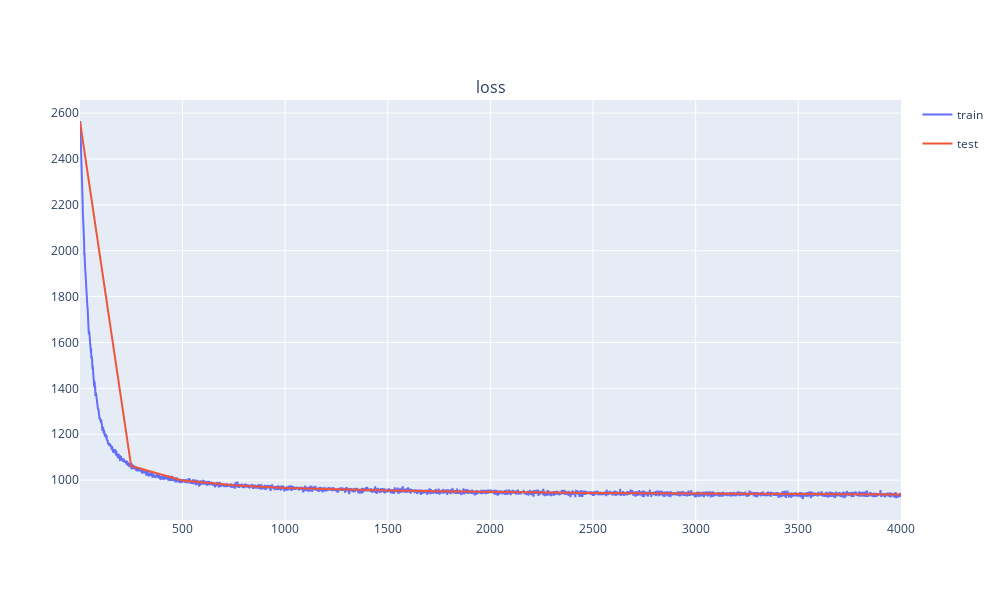

The cell this chart's notebook holds for it:
### Code cell
display_no_widgets(plotter)

### Figure 1 — Plotly figure (JSON) as saved in the notebook; plotly's stock layout.template omitted (floating-point values rounded to 4 significant figures; data arrays with more than 128 entries replaced by an {"elided": "..."} marker saying what was removed)
{"data": [{"hovertemplate": "phase=train<br>epoch=%{x}<br>loss=%{y}<extra></extra>", "legendgroup": "train", "marker": {"color": "#636efa", "symbol": "circle"}, "mode": "lines", "name": "train", "orientation": "v", "showlegend": true, "type": "scatter", "x": {"elided": "3999 int values"}, "xaxis": "x", "y": {"elided": "3999 float values"}, "yaxis": "y"}, {"hovertemplate": "phase=test<br>epoch=%{x}<br>loss=%{y}<extra></extra>", "legendgroup": "test", "marker": {"color": "#EF553B", "symbol": "circle"}, "mode": "lines", "name": "test", "orientation": "v", "showlegend": true, "type": "scatter", "x": [1, 250, 500, 750, 1000, 1250, 1500, 1750, 2000, 2250, 2500, 2750, 3000, 3250, 3500, 3750, 4000], "xaxis": "x", "y": [2563.0, 1062.0, 998.1, 977.2, 965.9, 959.9, 955.0, 951.3, 948.2, 946.0, 944.2, 942.4, 941.4, 940.1, 939.4, 938.5, 937.2], "yaxis": "y"}], "layout": {"annotations": [{"font": {"size": 16}, "showarrow": false, "text": "loss", "x": 0.5, "xanchor": "center", "xref": "paper", "y": 1, "yanchor": "bottom", "yref": "paper"}], "height": 600, "showlegend": true, "width": 1000, "xaxis": {"anchor": "y", "domain": [0, 1]}, "yaxis": {"anchor": "x", "domain": [0, 1]}}}
